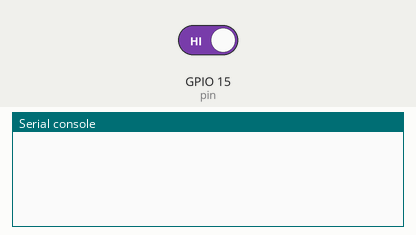
The program below on a simulated ESP32 board running MicroPython. Shown: the last lines printed to the serial console. Inputs (shaded band) come from the test bench; at power-on: GPIO 15 (pin) HIGH. WiFi joins after 1.5 s; no MQTT or app messages arrive unless stated.

Above: at 1.3 s.
1.4 s: GPIO 15 (pin) driven LOW
At 2.3 s:
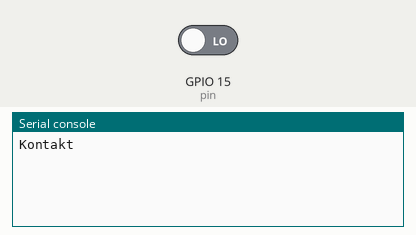
2.9 s: GPIO 15 (pin) driven HIGH
At 3.5 s:
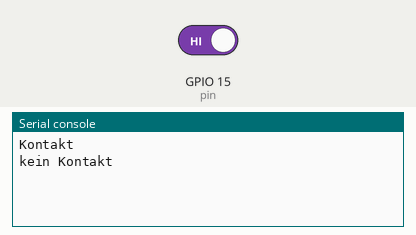

The program:

counter.py
```python
import machine
from umqtt.simple import MQTTClient
import ubinascii
import network

try:
    station = network.WLAN(network.STA_IF)
    station.active(True)
    station.connect("Hubobel", "PL19zPL19z")
except:
    None

CLIENT_ID = ubinascii.hexlify(machine.unique_id())
TOPIC = 'Test/esp'+str(CLIENT_ID)
TOPIC = TOPIC.replace("'","_")
c = MQTTClient('client_esp', '10.0.1.59', port=1884, user='hubobel', password='polier2003')
c.connect()

def sub_cb(TOPIC, msg):
    print((TOPIC, msg))

c.subscribe(TOPIC + '/Temperatur')

pin =machine.Pin(15)
flag = 0

while True:
    if pin.value() == 0 and flag == 0:
        print('Kontakt')
        flag = 1
    if pin.value() == 1 and flag == 1:
        print('kein Kontakt')
        flag = 0
```

Measured:
- after the input at 1.4 s, the serial console: prints a new line at once (image 1)
- after the input at 2.9 s, the serial console: prints a new line at once (image 2)
